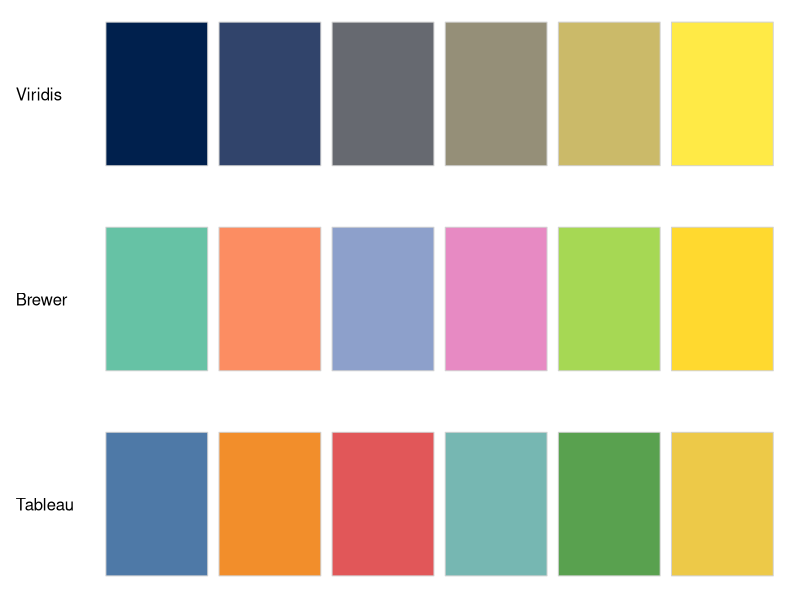
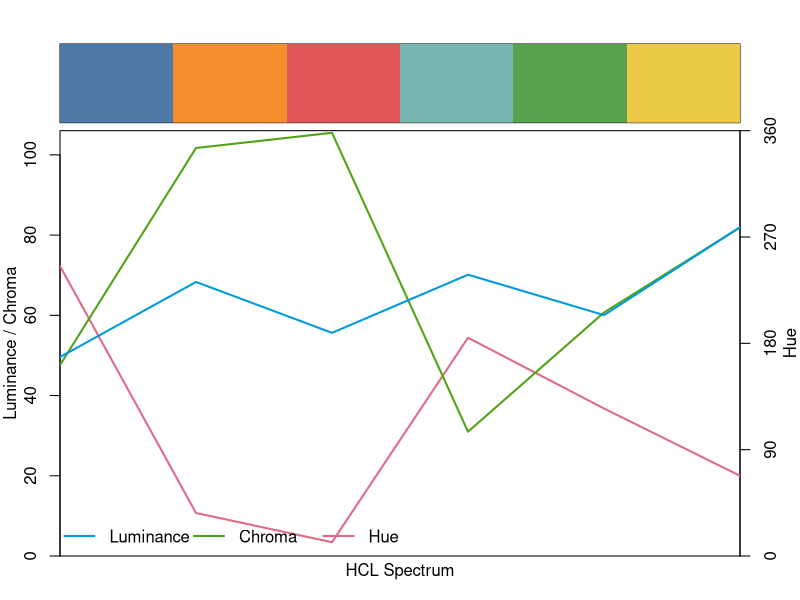
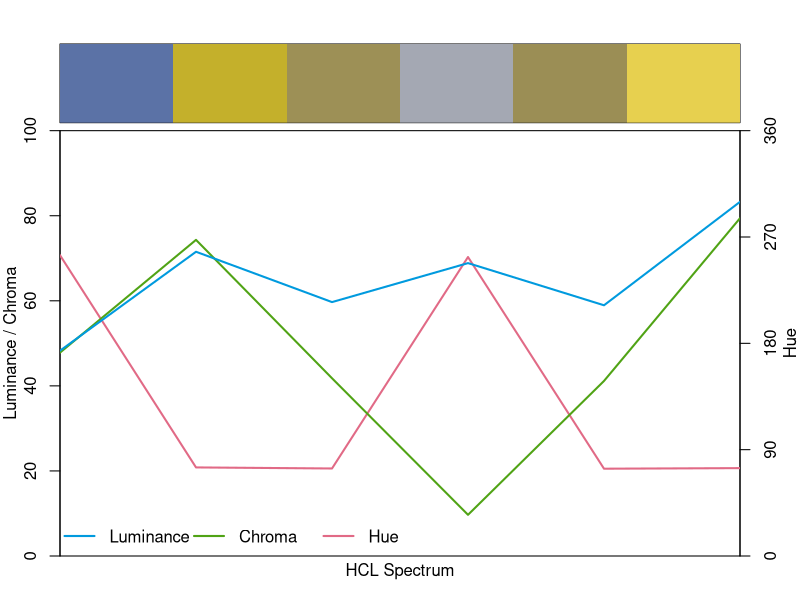

These charts were generated, in order, by the following R code: (Note: this script raises an error after producing the figures.)
## ---- chunk 1
library("colorspace")
library("viridis")
library("RColorBrewer")
library("ggthemes")
## ---- chunk 2
pal_viridis <- viridis::cividis(6)
pal_set2 <- RColorBrewer::brewer.pal(6, "Set2")
# Most used categorical palette
pal_tableau <- ggthemes::tableau_color_pal()(6)
pal_viridis
## ---- chunk 3
colorspace::swatchplot(
  "Viridis" = pal_viridis,
  "Brewer" = pal_set2,
  "Tableau" = pal_tableau
  )
## ---- chunk 4
colorspace::specplot(pal_tableau)
## ---- chunk 5
pal_deu_tableau <- colorspace::deutan(pal_tableau)
## ---- chunk 6
pal_deu_tableau |>
  colorspace::specplot()
## ---- chunk 7
colorspace::swatchplot(
  "no cvd"=pal_tableau,
  "cvd"=pal_deu_tableau
)
## ---- chunk 8
pal_viridis |>
  protan() |>
  specplot()
## ---- chunk 9
pal_viridis |>
  tritan() |>
  specplot()
## ---- chunk 10
pal_viridis |>
  desaturate(1) |>
  specplot()
## ---- chunk 11
pal_tableau |>
  desaturate(1) |>
  specplot()
## ---- chunk 12
rainbow(6) |>
  specplot()
## ---- chunk 13
colorspace::contrast_ratio(pal_viridis, col2="grey30", plot=TRUE)
## ---- chunk 14
# Okabe and Ito - Japanese professors inventors
palette.colors(6) |>
  desaturate(1) |>
  specplot()
## ---- chunk 15
pal_random <- c("#ff6f59", "#254441", "#43aa8b", "#b2b09b", "#ef3054")
pal_random |>
  specplot()
## ---- chunk 16
#Then you can define the following function:
image_spec <- function(img_path, palette) {
  p_image <- cowplot::ggdraw() +
    cowplot::draw_image(img_path)

  p_palette <- tibble(c = palette) |>
    ggplot(aes(x=palette, y=0, fill=palette)) +
    geom_tile(color="white", linewidth=4) +
    coord_fixed() +
    scale_fill_identity() +
    theme_void()

  plot_grid(p_palette, p_image, ncol=1)
}
## ---- chunk 17
pal_dune <- c("#D96A6A","#8C4660","#592550","#F8AEA1","#260101")
img_path <- "data/download.jpg"
image_spec(img_path, pal_dune)
## ---- chunk 18
pal_dune |> 
  desaturate(1) |>
  specplot()
## ---- chunk 19
pal_burano <- c("#B6DBF2","#049DBF","#055902","#F2B705","#F2CDAC")
img_path <- "data/images.jpg"
image_spec(img_path, pal_burano)
## ---- chunk 20
base1 <- "#C91024"
base2 <- "#1E8CE3"
saturations <- c(0.0, 0.5, 1.0)
lightenesses <- c(0.0, 0.3, 0.8)
## ---- chunk 21
base1 |>
  desaturate(0.5) |>
  lighten(0.3) |>
  swatchplot()
## ---- chunk 22
color_base_tibble <- function(base, saturation, lightness){
  tibble(c=base,
         sat=saturation,
         light=lightness) |>
    transmute(
      c=lighten(desaturate(c,sat),light),
      c=fct_reorder(c, row_number())
    )
}
## ---- chunk 23
cols1 <- base1 |>
  color_base_tibble(saturations, lightenesses) |>
  rename(C1=c)
base2 |>
  color_base_tibble(saturations, lightenesses) |>
  rename(C2=c)
## ---- chunk 24
blend_colors <- function(C1,C2){
  hex(RGB(coords(hex2RGB(C1)) * coords(hex2RGB(c2)) ))
}
## ---- chunk 25

